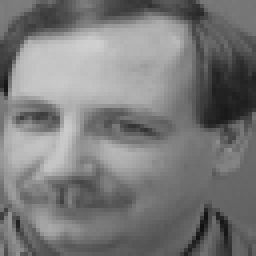
#> input picture Question_1/test.pgm, 64 x 64 px (shown 4 times larger); its folder holds only this picture in this run
$ jupyter execute --allow-errors Question_1.ipynb   (shell and % lines are left out)
#> lines starting #> are read from the running program, lines starting #| are printed output that depends on the picture
[cell 1]
import numpy as np
import os
import glob
import matplotlib.pyplot as plt
import cv2

[cell 2]
pwd = os.getcwd()
data_wd = pwd+"/Dataset_Question1/1/"
os.chdir(data_wd)
names = sorted(glob.glob("*.pgm"))
#> (the rest of this cell did not finish here and is left out)

[cell 3]
os.chdir(data_wd)
d1, d2 = plt.imread(names[0]).shape
#> d1 = 64; d2 = 64
num = len(names)
F = np.zeros((d1, d2, num))
for n, i in enumerate(names):
    F[:, :, n] = cv2.resize((cv2.imread(i,0).astype(np.double)) / 255., (d1, d2))
#> F: shape (64, 64, 1) float64; min 0.0667, max 0.816, mean 0.477
os.chdir(pwd)
F = F.reshape(d1 * d2, num)
#> F = 4096 values, max 0.816 at index 664, min 0.0667 at index 3634, mean 0.477
clip = 10
print(F.shape)
#| (4096, 1)
print(d1)
#| 64
print(d2)
#| 64

[cell 4]
F_average = np.zeros(d1*d2)
#> F_average = 4096 values from 0 to 0
F_average = np.mean(F,axis=1)
#> F_average has the same summary as F
A = np.zeros((d1*d2,num))
#> A = 4096 values from 0 to 0
for i in range(num):
    A[:,i] = F[:,i] -F_average[:]

[cell 5]
u, s, vh = np.linalg.svd(A, full_matrices=True)
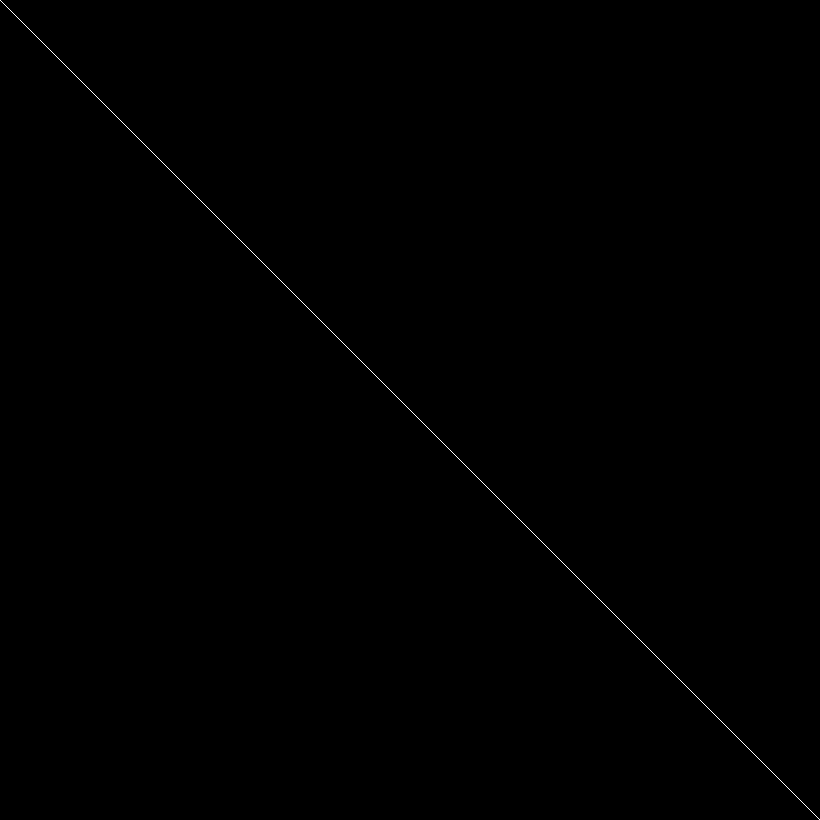
#> u: shape (4096, 4096) float64 (shown at 1/5 size); values 0 (black) and 1 (white), 0.02% white in thin lines or dots
#> s = [0]; vh = [1]

[cell 6]
X = np.dot(np.transpose(u),u)

[cell 7]
np.dot(A,vh)
#> Out = 4096 values from 0 to 0

[cell 8]
s
#> Out = [0]
